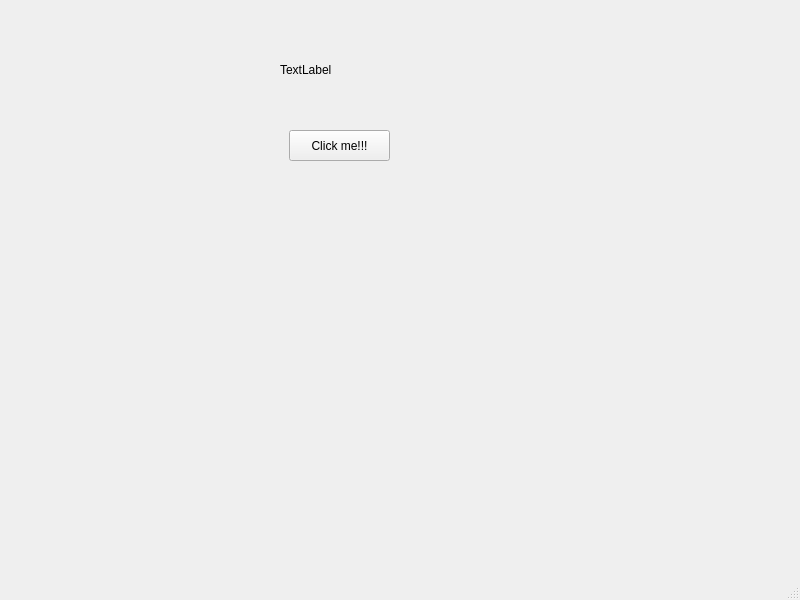
<?xml version="1.0" encoding="UTF-8"?>
<ui version="4.0">
 <class>MainWindow</class>
 <widget class="QMainWindow" name="MainWindow">
  <property name="geometry">
   <rect>
    <x>0</x>
    <y>0</y>
    <width>800</width>
    <height>600</height>
   </rect>
  </property>
  <property name="windowTitle">
   <string>MainWindow</string>
  </property>
  <widget class="QWidget" name="centralwidget">
   <widget class="QPushButton" name="pushButton">
    <property name="geometry">
     <rect>
      <x>289</x>
      <y>130</y>
      <width>101</width>
      <height>31</height>
     </rect>
    </property>
    <property name="text">
     <string>Click me!!!</string>
    </property>
   </widget>
   <widget class="QLabel" name="label">
    <property name="geometry">
     <rect>
      <x>280</x>
      <y>60</y>
      <width>121</width>
      <height>20</height>
     </rect>
    </property>
    <property name="text">
     <string>TextLabel</string>
    </property>
   </widget>
  </widget>
  <widget class="QMenuBar" name="menubar">
   <property name="geometry">
    <rect>
     <x>0</x>
     <y>0</y>
     <width>800</width>
     <height>19</height>
    </rect>
   </property>
  </widget>
  <widget class="QStatusBar" name="statusbar"/>
 </widget>
 <resources/>
 <connections>
  <connection>
   <sender>pushButton</sender>
   <signal>clicked()</signal>
   <receiver>label</receiver>
   <slot>show()</slot>
   <hints>
    <hint type="sourcelabel">
     <x>355</x>
     <y>168</y>
    </hint>
    <hint type="destinationlabel">
     <x>303</x>
     <y>91</y>
    </hint>
   </hints>
  </connection>
 </connections>
</ui>
